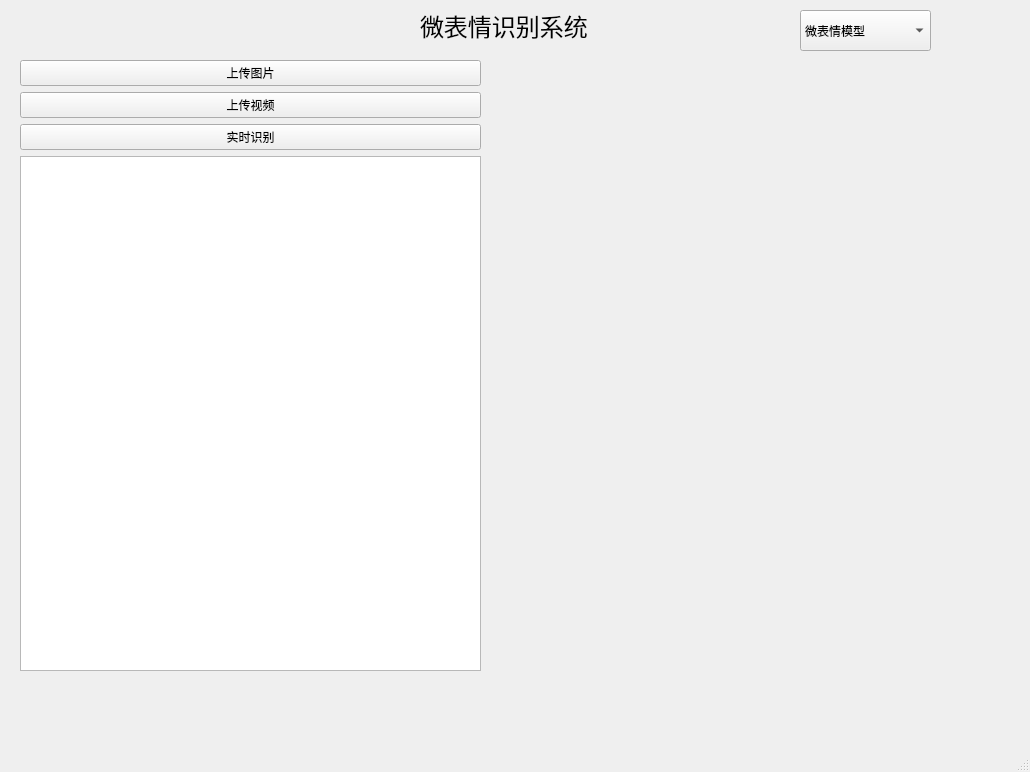
<?xml version="1.0" encoding="UTF-8"?>
<ui version="4.0">
 <class>MainWindow</class>
 <widget class="QMainWindow" name="MainWindow">
  <property name="geometry">
   <rect>
    <x>0</x>
    <y>0</y>
    <width>1030</width>
    <height>772</height>
   </rect>
  </property>
  <property name="windowTitle">
   <string>MainWindow</string>
  </property>
  <widget class="QWidget" name="centralwidget">
   <widget class="QLabel" name="label">
    <property name="geometry">
     <rect>
      <x>420</x>
      <y>0</y>
      <width>251</width>
      <height>51</height>
     </rect>
    </property>
    <property name="font">
     <font>
      <family>Adobe Devanagari</family>
      <pointsize>18</pointsize>
     </font>
    </property>
    <property name="text">
     <string>微表情识别系统</string>
    </property>
   </widget>
   <widget class="QWidget" name="verticalLayoutWidget">
    <property name="geometry">
     <rect>
      <x>20</x>
      <y>60</y>
      <width>461</width>
      <height>611</height>
     </rect>
    </property>
    <layout class="QVBoxLayout" name="verticalLayout">
     <item>
      <widget class="QPushButton" name="pushButton_2">
       <property name="text">
        <string>上传图片</string>
       </property>
      </widget>
     </item>
     <item>
      <widget class="QPushButton" name="pushButton_3">
       <property name="text">
        <string>上传视频</string>
       </property>
      </widget>
     </item>
     <item>
      <widget class="QPushButton" name="pushButton">
       <property name="text">
        <string>实时识别</string>
       </property>
      </widget>
     </item>
     <item>
      <widget class="QGraphicsView" name="graphicsView"/>
     </item>
    </layout>
   </widget>
   <widget class="QLabel" name="show">
    <property name="geometry">
     <rect>
      <x>510</x>
      <y>70</y>
      <width>481</width>
      <height>591</height>
     </rect>
    </property>
    <property name="text">
     <string/>
    </property>
   </widget>
   <widget class="QComboBox" name="comboBox">
    <property name="geometry">
     <rect>
      <x>800</x>
      <y>10</y>
      <width>131</width>
      <height>41</height>
     </rect>
    </property>
    <item>
     <property name="text">
      <string>微表情模型</string>
     </property>
    </item>
    <item>
     <property name="text">
      <string>表情模型 VGG16</string>
     </property>
    </item>
    <item>
     <property name="text">
      <string>表情模型 ResNet50</string>
     </property>
    </item>
   </widget>
  </widget>
  <widget class="QMenuBar" name="menubar">
   <property name="geometry">
    <rect>
     <x>0</x>
     <y>0</y>
     <width>1030</width>
     <height>26</height>
    </rect>
   </property>
  </widget>
  <widget class="QStatusBar" name="statusbar"/>
 </widget>
 <resources/>
 <connections/>
</ui>
